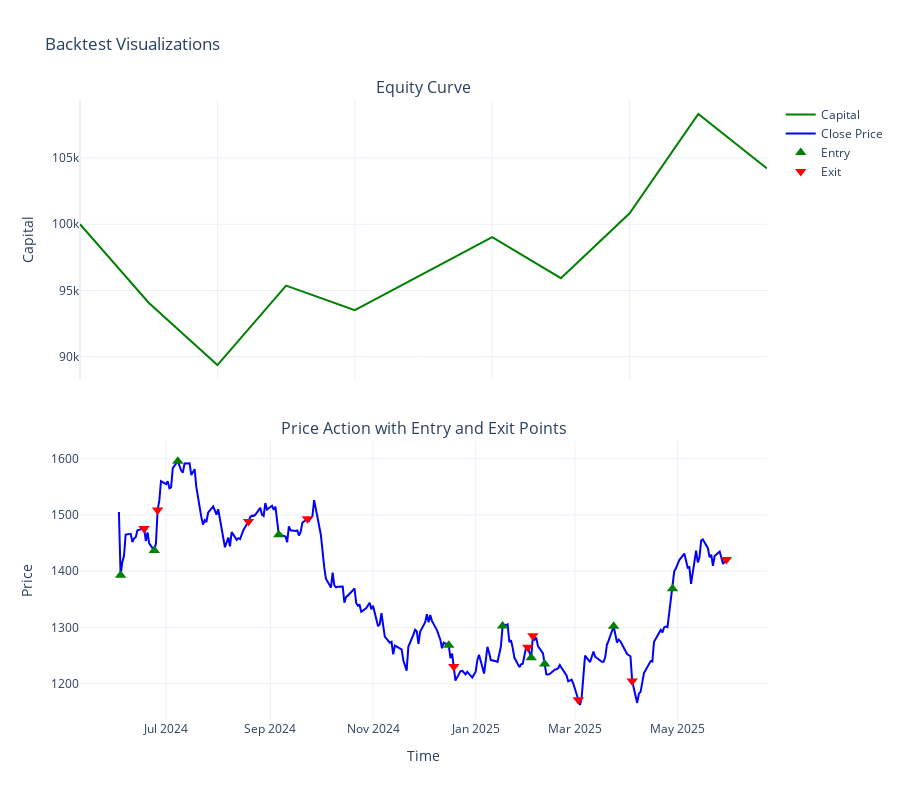

The notebook cell saved with this chart:
### Code cell
dataframe = data[['datetime', 'open','high','low','close','volume','signals']]
dataframe.rename(columns={'datetime':'timestamp'},inplace=True)
data = remove_redundant_signals(dataframe)
perform_backtest(dataframe)

### Figure 1 — Plotly figure (JSON) as saved in the notebook; plotly's stock layout.template omitted (floating-point values rounded to 4 significant figures; data arrays with more than 128 entries replaced by an {"elided": "..."} marker saying what was removed)
{"data": [{"line": {"color": "green"}, "mode": "lines", "name": "Capital", "type": "scatter", "xaxis": "x", "y": [100000, 94070.0, 89370.0, 95370.0, 93520.0, 96280.0, 99030.0, 95930.0, 100800.0, 108300.0, 104200.0], "yaxis": "y"}, {"line": {"color": "blue"}, "mode": "lines", "name": "Close Price", "type": "scatter", "x": {"elided": "247 str values"}, "xaxis": "x2", "y": {"elided": "247 float values"}, "yaxis": "y2"}, {"marker": {"color": "green", "size": 10, "symbol": "triangle-up"}, "mode": "markers", "name": "Entry", "type": "scatter", "x": ["2024-06-04T00:00:00", "2024-06-24T00:00:00", "2024-07-08T00:00:00", "2024-09-06T00:00:00", "2024-12-16T00:00:00", "2025-01-17T00:00:00", "2025-02-03T00:00:00", "2025-02-11T00:00:00", "2025-03-24T00:00:00", "2025-04-28T00:00:00"], "xaxis": "x2", "y": [1393.0, 1437.0, 1595.0, 1465.0, 1268.0, 1302.0, 1246.0, 1235.0, 1302.0, 1369.0], "yaxis": "y2"}, {"marker": {"color": "red", "size": 10, "symbol": "triangle-down"}, "mode": "markers", "name": "Exit", "type": "scatter", "x": ["2024-06-18T00:00:00", "2024-06-26T00:00:00", "2024-08-19T00:00:00", "2024-09-23T00:00:00", "2024-12-19T00:00:00", "2025-02-01T00:00:00", "2025-02-04T00:00:00", "2025-03-03T00:00:00", "2025-04-04T00:00:00", "2025-05-30T00:00:00"], "xaxis": "x2", "y": [1476.0, 1509.0, 1488.0, 1493.0, 1230.0, 1265.0, 1285.0, 1171.0, 1205.0, 1421.0], "yaxis": "y2"}], "layout": {"annotations": [{"font": {"size": 16}, "showarrow": false, "text": "Equity Curve", "x": 0.5, "xanchor": "center", "xref": "paper", "y": 1, "yanchor": "bottom", "yref": "paper"}, {"font": {"size": 16}, "showarrow": false, "text": "Price Action with Entry and Exit Points", "x": 0.5, "xanchor": "center", "xref": "paper", "y": 0.45, "yanchor": "bottom", "yref": "paper"}], "height": 800, "showlegend": true, "title": {"text": "Backtest Visualizations"}, "xaxis": {"anchor": "y", "domain": [0, 1], "matches": "x2", "showticklabels": false}, "xaxis2": {"anchor": "y2", "domain": [0, 1], "title": {"text": "Time"}}, "yaxis": {"anchor": "x", "domain": [0.55, 1], "title": {"text": "Capital"}}, "yaxis2": {"anchor": "x2", "domain": [0, 0.45], "title": {"text": "Price"}}}}
